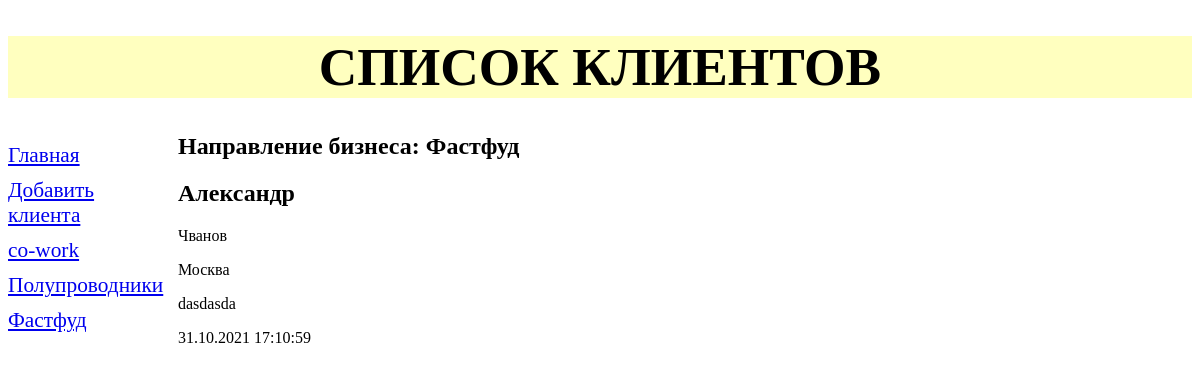
The page /AppWeb/1/ on the database its author committed.
### AppWeb/models.py (models this page shows, shortened)
class VectorWork(models.Model):
    name = models.CharField(max_length=20, db_index=True, verbose_name='Направление бизнеса')
    class Meta:
        verbose_name_plural = 'Области бизнеса'
        verbose_name = 'Область бизнеса'
        ordering = ['name']

class AddClient(models.Model):
    Name = models.CharField(max_length=20, verbose_name='Имя')
    Second_Name = models.CharField(max_length=20, verbose_name='Фамилия')
    Company = models.CharField(max_length=40, verbose_name='Компания')
    Work_field = models.CharField(max_length=40, verbose_name='Область')
    content = models.TextField(null=True, blank=True, verbose_name='контент')
    email = models.EmailField(max_length=254, verbose_name='Email')
    Add_Time = models.DateTimeField(auto_now_add=True, db_index=True, verbose_name='Дата добавления в базу')
    vectorWork = models.ForeignKey('VectorWork', null=True, on_delete=models.PROTECT, verbose_name='Направление бизнеса')
    class Meta:
        verbose_name_plural = 'Список клиентов'
        verbose_name = 'Список клиентов'
        ordering = ['-Add_Time']
        unique_together = ('email')

### AppWeb/views.py (the view)
# urls.py: path('<int:VectorWork_id>/', by_VectorWork, name='by_VectorWork'),
def by_VectorWork(request, VectorWork_id):
    cls = AddClient.objects.filter(vectorWork_id=VectorWork_id)
    vectors_work = VectorWork.objects.all()
    current_vector = VectorWork.objects.get(pk=VectorWork_id)
    context = {'cls': cls, 'vectors_work': vectors_work, 'current_vector': current_vector}
    return render(request, 'AppWeb/by_VectorWork.html', context)

### AppWeb/templates/AppWeb/by_VectorWork.html (shortened to what this page needs)
{% extends "AppWeb/layout/basic.html" %}
{% block content %}
<h2>Направление бизнеса: {{ current_vector.name }}</h2>
{% for cl in cls %}
<div>
    <h2>{{cl.Name}}</h2>
    <p>{{cl.Second_Name}}</p>
    <p>{{cl.Work_field}}</p>
    <p>{{cl.content}}</p>
    <p>{{cl.Add_Time|date:"d.m.Y H:i:s"}}</p>
    </div>
{% endfor %}
{% endblock %}

### AppWeb/templates/AppWeb/layout/basic.html (shortened to what this page needs)
{% load static %}
<!DOCTYPE html>
<html>
    <head>
        <link rel="stylesheet" type="text/css" href ="{% static 'AppWeb/style.css' %}">
    </head>
    <body>
        <header>
            <h1>Список клиентов</h1>
        </header>
        <nav>
            <a href ="{% url 'index' %}">Главная</a>
            <a href ="{% url 'add' %}">Добавить клиента</a>
            {% for vector in vectors_work %}
            <a href="{% url 'by_VectorWork' vector.pk %}">{{ vector.name }}</a>
            {% endfor %}
        </nav>
        <section>
            {% block content %}
            {% endblock %}
        </section>
    </body>
</html>

### AppWeb/static/AppWeb/style.css (style rules this page uses)
header h1 { font-size: 40pt; text-transform: uppercase; text-align: center; background-color: rgba(255, 255, 128, .5); }
nav { font-size: 16pt; width: 150px; float: left; }
nav a { display: block; margin: 10px 0px; }
section { margin-left: 170px; }

### rows shown on the page
VectorWork: name "co-work"
VectorWork: name "Полупроводники"
VectorWork: name "Фастфуд"
AddClient: Name "Александр", Second_Name "Чванов", Work_field "Москва", content "dasdasda", Add_Time "31.10.2021 17:10:59"
